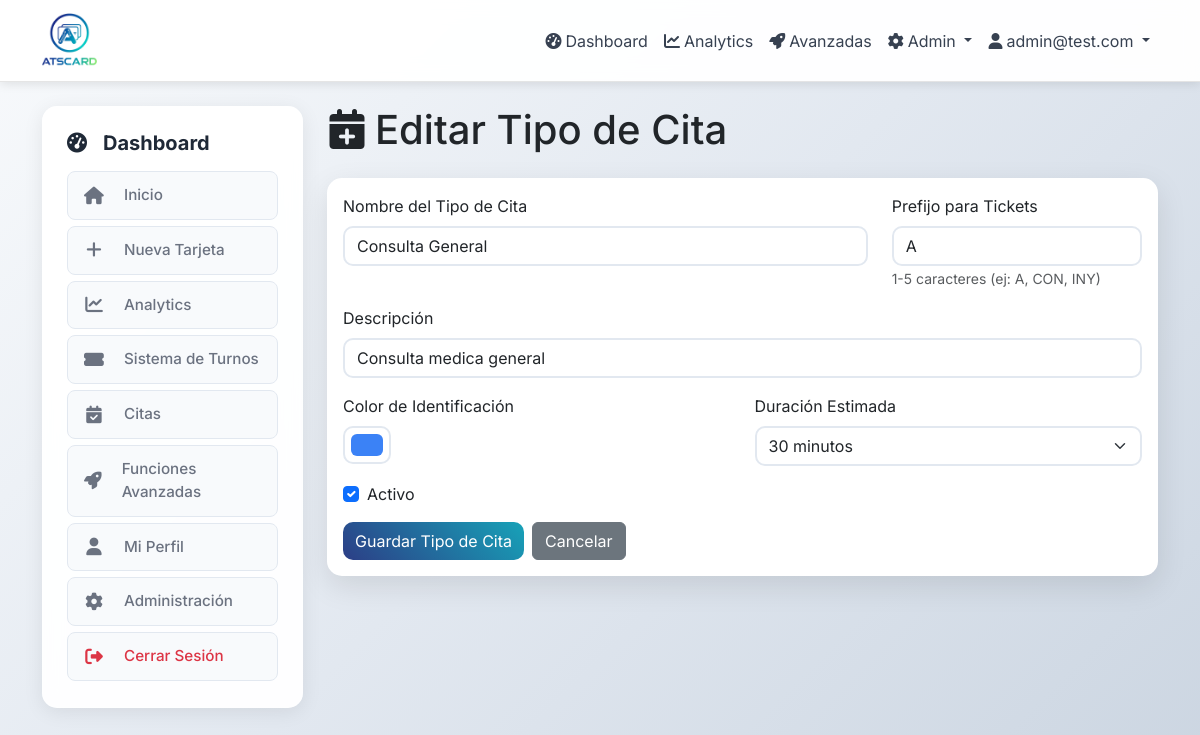
The page /dashboard/tickets/types/1/edit (signed in) on the database its author committed.
### app/models.py (models this page shows, shortened)
class User(UserMixin, db.Model):
    id = db.Column(db.Integer, primary_key=True)
    email = db.Column(db.String(120), unique=True, nullable=False, index=True)
    password_hash = db.Column(db.String(255), nullable=False)
    role = db.Column(Enum('admin', 'user', name='user_roles'), default='user', nullable=False)
    is_active = db.Column(db.Boolean, default=True, nullable=False)
    is_approved = db.Column(db.Boolean, default=False)
    approved_at = db.Column(db.DateTime)
    approved_by_id = db.Column(db.Integer)
    is_suspended = db.Column(db.Boolean, default=False)
    suspension_reason = db.Column(db.String(500))
    suspended_at = db.Column(db.DateTime)
    suspended_by_id = db.Column(db.Integer)
    max_cards = db.Column(db.Integer, default=1, nullable=False)
    last_login = db.Column(db.DateTime)
    total_views = db.Column(db.Integer, default=0)
    email_verified = db.Column(db.Boolean, default=False)
    email_verified_at = db.Column(db.DateTime)
    reset_token = db.Column(db.String(255))
    reset_token_expires = db.Column(db.DateTime)
    mobile_token = db.Column(db.String(255), nullable=True, index=True)  # Token para app móvil
    created_at = db.Column(db.DateTime, default=now_utc_for_db)
    updated_at = db.Column(db.DateTime, default=now_utc_for_db, onupdate=now_utc_for_db)
    cards = db.relationship('Card', backref='owner', lazy='dynamic', cascade='all, delete-orphan')
    ticket_system = db.relationship('TicketSystem', backref='owner', uselist=False, cascade='all, delete-orphan')
    def is_admin(self):
        return self.role == 'admin'

class TicketType(db.Model):
    __tablename__ = 'ticket_type'
    id = db.Column(db.Integer, primary_key=True)
    ticket_system_id = db.Column(db.Integer, db.ForeignKey('ticket_system.id'), nullable=False)
    name = db.Column(db.String(100), nullable=False)  # "Consulta General", "Inyecciones", etc.
    description = db.Column(db.String(500))
    color = db.Column(db.String(7), default='#6366f1')  # Color hex para identificación visual
    estimated_duration = db.Column(db.Integer, default=30)  # Duración estimada en minutos
    prefix = db.Column(db.String(5), default='A')  # Prefijo para números de ticket (A, B, C, etc.)
    is_active = db.Column(db.Boolean, default=True)
    order_index = db.Column(db.Integer, default=0)
    created_at = db.Column(db.DateTime, default=now_utc_for_db)
    tickets = db.relationship('Ticket', backref='type', lazy='dynamic', cascade='all, delete-orphan')

### app/dashboard/routes.py (the view, shortened to what this page needs)
@bp.route('/tickets/types/<int:id>/edit', methods=['GET', 'POST'])
@login_required
def edit_ticket_type(id):
    from .forms import TicketTypeForm
    from ..models import TicketType
    if not current_user.ticket_system or not current_user.ticket_system.is_enabled:
        flash('El sistema de turnos no está habilitado para tu cuenta.', 'warning')
        return redirect(url_for('dashboard.index'))
    ticket_type = TicketType.query.filter_by(
        id=id,
        ticket_system_id=current_user.ticket_system.id
    ).first_or_404()
    form = TicketTypeForm(obj=ticket_type)
    user_agent = request.headers.get('User-Agent', '').lower()
    is_mobile = any(keyword in user_agent for keyword in [
        'mobile', 'android', 'iphone', 'ipad', 'ipod', 'blackberry', 'windows phone'
    ])
    if is_mobile:
        return render_template('dashboard/tickets_type_form_pwa.html',
                              form=form,
                              ticket_type=ticket_type,
                              title='Editar Tipo de Cita')
    else:
        return render_template('dashboard/tickets/type_form.html',
                              form=form,
                              ticket_type=ticket_type,
                              title='Editar Tipo de Cita')

### app/models.py (called while the page is built)
    def get_waiting_count(self):
        return self.tickets.filter_by(status='waiting').count()

### app/templates/dashboard/tickets/type_form.html (shortened to what this page needs)
{% extends "base.html" %}
{% block content %}
<div class="row">
    <div class="col-md-3">
        {% include 'dashboard/_sidebar.html' %}
    </div>
    <div class="col-md-9">
        <div class="dashboard-header mb-4">
            <h1 class="dashboard-title">
                <i class="fas fa-calendar-plus me-2"></i>{{ title }}
            </h1>
        </div>
        <div class="card">
            <div class="card-body">
                <form method="POST">
                    <div class="row">
                        <div class="col-md-8 mb-3">
                            {{ form.name.label(class="form-label required") }}
                            {{ form.name() }}
                        </div>
                        <div class="col-md-4 mb-3">
                            {{ form.prefix.label(class="form-label required") }}
                            {{ form.prefix() }}
                            <small class="form-text text-muted">1-5 caracteres (ej: A, CON, INY)</small>
                        </div>
                    </div>
                    <div class="mb-3">
                        {{ form.description.label(class="form-label") }}
                        {{ form.description() }}
                    </div>
                    <div class="row">
                        <div class="col-md-6 mb-3">
                            {{ form.color.label(class="form-label") }}
                            {{ form.color() }}
                        </div>
                        <div class="col-md-6 mb-3">
                            {{ form.estimated_duration.label(class="form-label") }}
                            {{ form.estimated_duration() }}
                        </div>
                    </div>
                    <div class="mb-3 form-check">
                        {{ form.is_active() }}
                        {{ form.is_active.label(class="form-check-label") }}
                    </div>
                    <div class="d-flex gap-2">
                        {{ form.submit(class="btn btn-primary") }}
                        <a href="{{ url_for('dashboard.tickets_settings') }}" class="btn btn-secondary">Cancelar</a>
                    </div>
                </form>
            </div>
        </div>
    </div>
</div>
{% endblock %}

### app/templates/base.html (shortened to what this page needs)
<!DOCTYPE html>
<html lang="es">
<head>
    <link href="https://cdn.jsdelivr.net/npm/bootstrap@5.3.0/dist/css/bootstrap.min.css" rel="stylesheet">
    <link href="https://cdnjs.cloudflare.com/ajax/libs/font-awesome/6.4.0/css/all.min.css" rel="stylesheet">
</head>
<body>
    <nav class="navbar navbar-expand-lg navbar-light mb-4">
        <div class="container">
            <a class="navbar-brand d-flex align-items-center" href="{{ url_for('index') }}">
                <img src="{{ url_for('static', filename='logo/logoNB.png') }}" alt="ATScard" class="navbar-logo me-2">
            </a>
            <div class="collapse navbar-collapse" id="navbarNav">
                <ul class="navbar-nav ms-auto">
                    {% if current_user.is_authenticated %}
                        <li class="nav-item">
                            <a class="nav-link" href="{{ url_for('dashboard.index') }}">
                                <i class="fas fa-tachometer-alt me-1"></i>Dashboard
                            </a>
                        </li>
                        <li class="nav-item">
                            <a class="nav-link" href="{{ url_for('dashboard.analytics') }}">
                                <i class="fas fa-chart-line me-1"></i>Analytics
                            </a>
                        </li>
                        <li class="nav-item">
                            <a class="nav-link" href="{{ url_for('dashboard.advanced_features') }}">
                                <i class="fas fa-rocket me-1"></i>Avanzadas
                            </a>
                        </li>
                        {% if current_user.is_admin() %}
                        <li class="nav-item dropdown">
                            <a class="nav-link dropdown-toggle" href="#" role="button" data-bs-toggle="dropdown">
                                <i class="fas fa-cog me-1"></i>Admin
                            </a>
                        </li>
                        {% endif %}
                        <li class="nav-item dropdown">
                            <a class="nav-link dropdown-toggle" href="#" role="button" data-bs-toggle="dropdown">
                                <i class="fas fa-user me-1"></i>{{ current_user.email }}
                            </a>
                        </li>
                    {% endif %}
                </ul>
            </div>
        </div>
    </nav>
    <div class="container">
        {% block content %}{% endblock %}
    </div>
</body>
</html>

### app/templates/base.html (style rules this page uses)
:root { --primary-color: #2C3E86; --secondary-color: #17A2B8; --accent-color: #20C997; --gradient-start: #2C3E86; --gradient-middle: #17A2B8; --gradient-end: #6BCF7F; }
body { font-family: 'Inter', sans-serif; background: linear-gradient(135deg, #f8fafc 0%, #e2e8f0 50%, #cbd5e1 100%); min-height: 100vh; }
.navbar { background: rgba(255, 255, 255, 0.95) !important; backdrop-filter: blur(10px); border-bottom: 1px solid rgba(0,0,0,0.1); box-shadow: 0 2px 10px rgba(0,0,0,0.1); }
.navbar .nav-link { color: #374151 !important; }
.navbar-brand { font-weight: 700; font-size: 1.5rem; }
.navbar-logo { height: 55px; width: auto; max-width: 180px; }
.card { border: none; border-radius: 15px; box-shadow: 0 10px 30px rgba(0,0,0,0.1); background: white; }
.btn-primary { background: linear-gradient(45deg, var(--primary-color), var(--secondary-color)); border: none; border-radius: 10px; }
.form-control, .form-select { border-radius: 10px; border: 2px solid #e2e8f0; }

### rows shown on the page
User: email "admin@test.com"
TicketType: name "Consulta General", prefix "A", description "Consulta medica general", color "#3b82f6", estimated_duration "30 minutos", is_active "☑"

### other values the page prints
{{ title }} "Editar Tipo de Cita"
